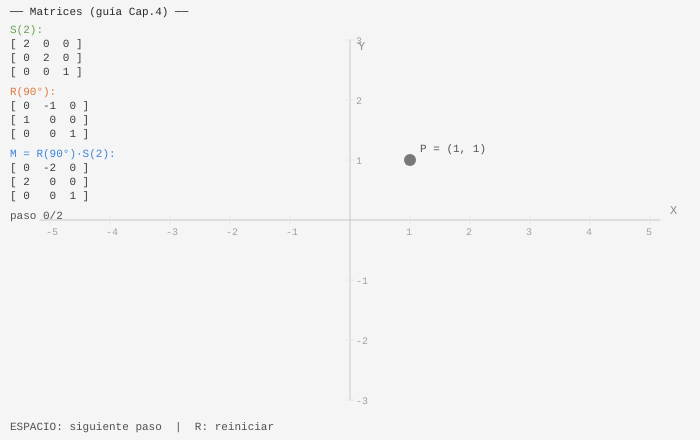
Frame 1 (no input)
Frame 60 (no input): identical to frame 1, image omitted
Frame 120 (the mouse pressed at the canvas centre since frame 60): identical to frame 1, image omitted

The p5.js sketch that drew this single still picture (run headless with seeded random() and noise() and a simulated clock; from frame 60 on, the mouse is pressed at the canvas centre):

// p5.js sketch
// ── sketch.js
// CAPÍTULO 4 — Desafío 3: Verificación numérica
// Ejemplo de la guía: P=(1,1) → S(2) → R(90°)
// Resultado esperado: P1=(2,2) → P2=(-2,2)

 
// Punto inicial de la guía
let puntos = [];   // historial de transformaciones
let paso;          // paso actual (0=original, 1=escalado, 2=rotado)
let animT;         // tiempo de animación
 
function setup() {
  createCanvas(700, 440);
  textFont('monospace');
  resetDemo();
}
 
function resetDemo() {
  paso  = 0;
  animT = 0;
  puntos = [
    { x: 100, y: 100, label: 'P = (1, 1)', c: color(120) },
  ];
}
 
// Matrices
 function aplicarM(M, x, y) {
  return [
    M[0][0]*x + M[0][1]*y + M[0][2],
    M[1][0]*x + M[1][1]*y + M[1][2]
  ];
}
 
function matS(sx, sy) {
  return [[sx,  0, 0], [ 0, sy, 0], [0, 0, 1]];
}
 
function matR(a) {
  return [[cos(a), -sin(a), 0],
          [sin(a),  cos(a), 0],
          [     0,       0, 1]];
}
 
// Coordenadas mundo → canvas (escalar y centrar)
function toCanvas(x, y) {
  let escala = 60;
  return [width/2 + x * escala, height/2 - y * escala];
}
 
function draw() {
  background(245);
 
  let cx = width / 2;
  let cy = height / 2;
 
  // ── EJES ─────────────────────────────────────────
  stroke(200);
  strokeWeight(1);
  line(40, cy, width - 40, cy);   // eje X
  line(cx, 40, cx, height - 40);  // eje Y
 
  // Marcas de escala
  fill(160);
  noStroke();
  textSize(10);
  for (let i = -5; i <= 5; i++) {
    if (i === 0) continue;
    let [gx, gy] = toCanvas(i, 0);
    let [hx, hy] = toCanvas(0, i);
    text(i, gx - 4, cy + 15);
    text(i, cx + 6, hy + 4);
    stroke(230);
    strokeWeight(1);
    line(gx, cy - 4, gx, cy + 4);
    line(cx - 4, hy, cx + 4, hy);
    noStroke();
  }
 
  // Etiquetas de ejes
  fill(140);
  textSize(12);
  text('X', width - 30, cy - 6);
  text('Y', cx + 8, 50);
 
  // Puntos de la Transformaciones
  // P original: (1,1)
  let [c1x, c1y] = toCanvas(1, 1);
  // P1 = S(2)·P = (2,2)
  let [c2x, c2y] = toCanvas(2, 2);
  // P2 = R(90°)·P1 = (-2,2)
  let [c3x, c3y] = toCanvas(-2, 2);
 
  // Flecha de P → P1
  if (paso >= 1) {
    stroke(100, 160, 80, 160);
    strokeWeight(1.5);
    drawArrow(c1x, c1y, c2x, c2y);
  }
 
  // Flecha de P1 → P2
  if (paso >= 2) {
    stroke(220, 120, 60, 160);
    strokeWeight(1.5);
    drawArrow(c2x, c2y, c3x, c3y);
  }
 
  // P original 
  dibujarPunto(c1x, c1y, color(120), 'P = (1, 1)', true);
 
  // P1 después de S(2)
  if (paso >= 1) {
    dibujarPunto(c2x, c2y, color(100, 160, 80), 'P₁ = S(2)·P = (2, 2)', true);
  }
 
  // P2 después de R(90°) 
  if (paso >= 2) {
    dibujarPunto(c3x, c3y, color(220, 120, 60), 'P₂ = R(90°)·P₁ = (-2, 2)', true);
  }
 
  // Panel de Matrices
  dibujarPanel();
 
  // HUD
  noStroke();
  fill(80);
  textSize(11);
  text('ESPACIO: siguiente paso  |  R: reiniciar', 10, height - 10);
}
 
function dibujarPunto(x, y, c, lbl, mostrarLabel) {
  fill(c);
  noStroke();
  circle(x, y, 12);
  if (mostrarLabel) {
    fill(red(c) * 0.7, green(c) * 0.7, blue(c) * 0.7);
    textSize(11);
    text(lbl, x + 10, y - 8);
  }
}
 
function drawArrow(x1, y1, x2, y2) {
  line(x1, y1, x2, y2);
  // Punta
  let a = atan2(y2 - y1, x2 - x1);
  push();
  translate(x2, y2);
  rotate(a);
  fill(80);
  noStroke();
  triangle(0, 0, -10, -5, -10, 5);
  pop();
}
 
function dibujarPanel() {
  // Panel lateral con matrices
  let px = 10, py = 15;
  noStroke();
  fill(40);
  textSize(11);
 
  text('── Matrices (guía Cap.4) ──', px, py);
  py += 18;
 
  // S(2)
  fill(100, 160, 80);
  text('S(2):', px, py); py += 14;
  fill(60);
  text('[ 2  0  0 ]', px, py); py += 14;
  text('[ 0  2  0 ]', px, py); py += 14;
  text('[ 0  0  1 ]', px, py); py += 20;
 
  // R(90°)
  fill(220, 120, 60);
  text('R(90°):', px, py); py += 14;
  fill(60);
  text('[ 0  -1  0 ]', px, py); py += 14;
  text('[ 1   0  0 ]', px, py); py += 14;
  text('[ 0   0  1 ]', px, py); py += 20;
 
  // Composición M = R·S
  fill(60, 130, 220);
  text('M = R(90°)·S(2):', px, py); py += 14;
  fill(60);
  text('[ 0  -2  0 ]', px, py); py += 14;
  text('[ 2   0  0 ]', px, py); py += 14;
  text('[ 0   0  1 ]', px, py); py += 20;
 
  // Verificación
  fill(80);
  text(`paso ${paso}/2`, px, py);
}
 
function keyPressed() {
  if (key === ' ') paso = min(paso + 1, 2);
  if (key === 'r' || key === 'R') resetDemo();
}
